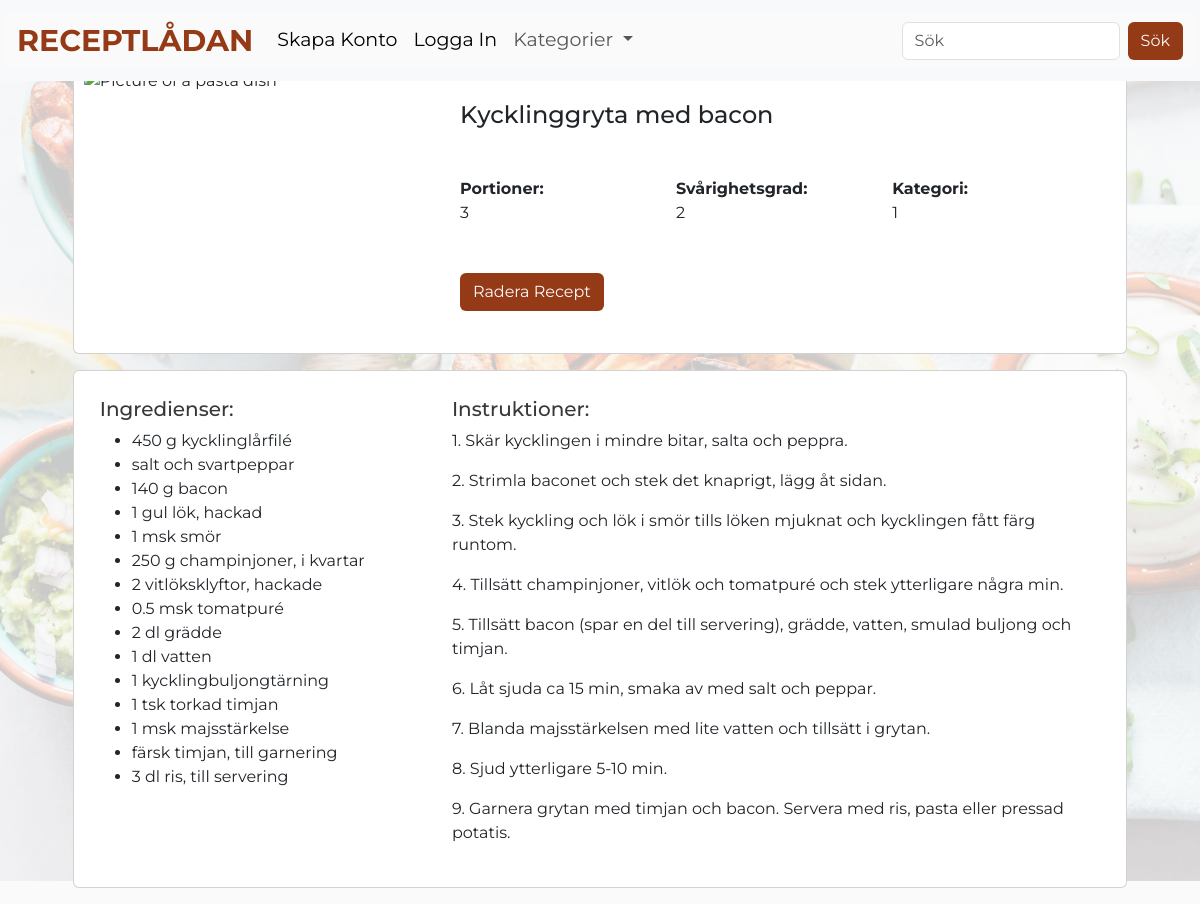
Screenshot of /detail/9 with the database file from the repository.
### main.py (models this page shows)
class Recipe(db.Model):
    id = db.Column(db.Integer, primary_key=True)
    user_id = db.Column(db.Integer, ForeignKey("users.id"))
    title = db.Column(db.String(100))
    ingredients = db.Column(db.Text)
    instruction = db.Column(db.Text)
    portions = db.Column(db.Integer)
    difficulty = db.Column(db.Integer)
    category = db.Column(db.Integer)
    date_posted = db.Column(db.DateTime, default=datetime.utcnow)

### main.py (the view)
@app.route("/detail/<int:id>")
def recipe_detail(id):
    isAuthorized = session.get("Authorized", default=False)
    recipe = Recipe.query.get_or_404(id)
    return render_template(
        "recipe_detail.html", isAuthorized=isAuthorized, recipe=recipe
    )

### templates/recipe_detail.html (shortened to what this page needs)
{% extends "base.html" %}
{% block body %}
<div class="main-recipe">
    <div class="card mb-3">
        <div class="row g-0">
            <div class="col-md-4 h-400">
                <img src="/static/pexels-lisa-fotios-1279330.jpg" alt="Picture of a pasta dish"
                class="img-fluid rounded-start" style="object-fit: cover; height: 100%; width: 100%;">
            </div>
            <div class="col-md-8 p-3">
                <div class="card-body">
                    <div class="flex-grow-1">
                        <h4 class="card-title mb-0">{{ recipe.title }}</h4><br>
                        <br>
                        <div class="row">
                            <div class="col-md-4">
                                <div class="mb-4">
                                    <strong>Portioner:</strong><br>
                                    <p>{{ recipe.portions }}</p>
                                </div>
                            </div>
                            <div class="col-md-4">
                                <div class="mb-4">
                                    <strong>Svårighetsgrad:</strong><br>
                                    {{ recipe.difficulty }}</p>
                                </div>
                            </div>
                            <div class="col-md-4">
                                <div class="mb-4">
                                    <strong>Kategori:</strong><br>
                                    {{ recipe.category }}</p>
                                </div>
                            </div>
                        </div>
                        <div class="float-right">
                            <br>
                            <a href="{{ url_for ('delete_recipe', id=recipe.id) }}"
                                class="btn btn-custom-secondary btn crud-btn-text">Radera Recept</a>
                        </div>
                    </div>
                </div>
            </div>
        </div>
    </div>
    <div class="card mb-3">
        <div class="row">
            <div class="col-md-4">
                <div class="card-body">
                    <h5>Ingredienser:</h5>
                    <ul>
                        {% for ingredient in recipe.ingredients.split('\n') %}
                        <li>{{ ingredient }}</li>
                        {% endfor %}
                    </ul>
                </div>
            </div>
            <div class="col-md-8">
                <div class="card-body">
                    <h5>Instruktioner:</h5>
                    {% for step in recipe.instruction.split('\n') %}
                    <p>{{ step }}</p>
                    {% endfor %}
                </div>
            </div>
        </div>
    </div>
</div>
</div>
{% endblock %}

### static/css/main.css (style rules this page uses)
body { background-color: #fafafa; font-family: "Montserrat", sans-serif; color: #363935; }
h1, h2, h3, h4, h5 { color: #363935; }
.btn { background-color: #953a17; color: #fafafa; }
.btn-custom-secondary { text-align: right; }
.card { margin-right: 30px; margin-left: 30px; padding: 10px; }

### rows the page displays
Recipe: title "Kycklinggryta med bacon", portions "3", difficulty "2", category "1"

### other values shown
{{ ingredient }} "450 g kycklinglårfilé" "salt och svartpeppar" "140 g bacon" "1 gul lök, hackad" "1 msk smör" "250 g champinjoner, i kvartar" "2 vitlöksklyftor, hackade" "0.5 msk tomatpuré" "2 dl grädde" "1 dl vatten" "1 kycklingbuljongtärning" "1 tsk torkad timjan" "1 msk majsstärkelse" "färsk timjan, till garnering" "3 dl ris, till servering"
{{ step }} "1. Skär kycklingen i mindre bitar, salta och peppra." "2. Strimla baconet och stek det knaprigt, lägg åt sidan." "3. Stek kyckling och lök i smör tills löken mjuknat och kycklingen fått färg runtom." "4. Tillsätt champinjoner, vitlök och tomatpuré och stek ytterligare några min." "5. Tillsätt bacon (spar en del till servering), grädde, vatten, smulad buljong och timjan." "6. Låt sjuda ca 15 min, smaka av med salt och peppar." "7. Blanda majsstärkelsen med lite vatten och tillsätt i grytan." "8. Sjud ytterligare 5-10 min." "9. Garnera grytan med timjan och bacon. Servera med ris, pasta eller pressad potatis."
